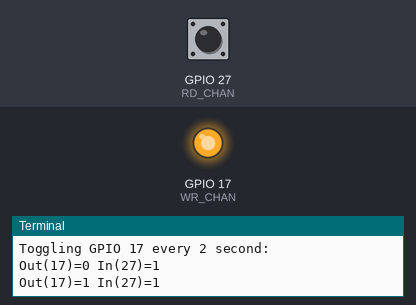
The program below on a simulated Raspberry Pi (BCM pin numbers). On the bench: output pins drawn as LEDs (lit = HIGH), the last lines printed to the terminal. The inputs (shaded band) are chosen by the test bench; at power-on: GPIO 27 (RD_CHAN) HIGH. At 20.0 s the program stops and its outputs stay as they are.

Above: at 2.1 s.
At 20.1 s:
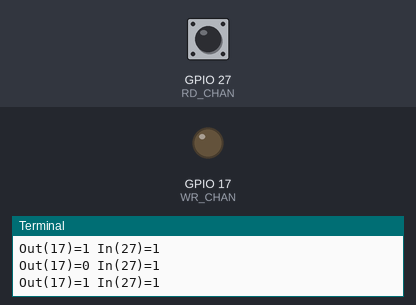
Timing chart, 0 to 21.5 s (numbered marks = the images above):
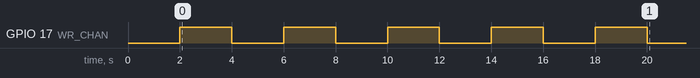

The program:

blink17.py
```python
#!/usr/bin/env python2

import time
import RPi.GPIO as g

WR_CHAN = 17
RD_CHAN = 27
DELAY = 2

g.setmode(g.BCM)
g.setup(WR_CHAN, g.OUT)
g.setup(RD_CHAN, g.IN, pull_up_down=g.PUD_UP)

for a, b in g.RPI_INFO.iteritems():
    print '-- %s : %s' % (a, b)
print 'Toggling GPIO %d every %d second:' % (WR_CHAN, DELAY)

for val in (g.LOW, g.HIGH) * 5:
    g.output(WR_CHAN, val)
    print 'Out(%d)=%d In(%d)=%d' % (WR_CHAN, val, RD_CHAN, g.input(RD_CHAN))
    time.sleep(DELAY)

g.cleanup(WR_CHAN)
g.cleanup(RD_CHAN)
```
